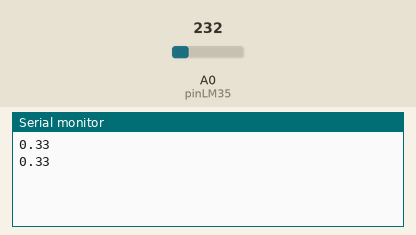
Bench run of a sketch on a simulated Arduino Uno, built with avr-gcc and run on an emulated ATmega328P. Parts: the last lines printed to the serial monitor. The inputs (shaded band) are chosen by the test bench; at power-on: A0 (pinLM35) = 232.

Above: at 1.8 s.
1.9 s: A0 (pinLM35) set to 250
At 2.8 s:
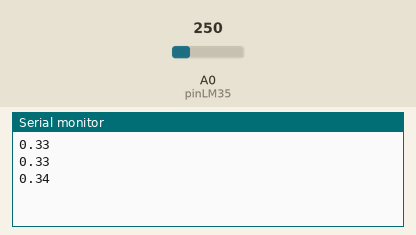
3.4 s: A0 (pinLM35) set to 266
At 4.7 s:
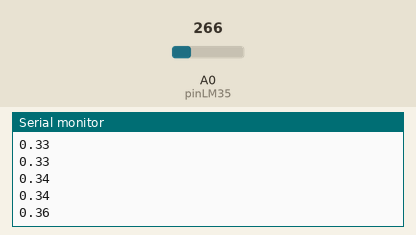
Timing chart, 0 to 6.4 s (numbered marks = the images above; inputs shaded):
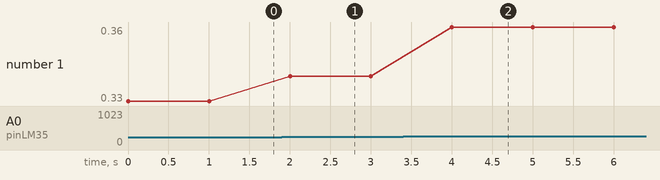

The sketch:

Lab8Ex1.ino
```cpp
float tempC;
int pinLM35 = 0;

void setup() {
  // put your setup code here, to run once:
analogReference(INTERNAL);
Serial.begin(9600);
}

void loop() {
  // put your main code here, to run repeatedly:
tempC = analogRead(pinLM35);
tempC = (1.1 + tempC + 100.0)/1024.0;
Serial.print(tempC);
Serial.print("\n");
delay(1000);
}
```

Measured:
- after the input at 1.9 s, the serial monitor: prints a new line after 0.10 s (image 1)
- after the input at 3.4 s, the serial monitor: prints a new line after 0.60 s (image 2)
- plotted number 1: 0.33 → 0.34 after the input at 1.9 s, 0.34 → 0.36 after the input at 3.4 s
